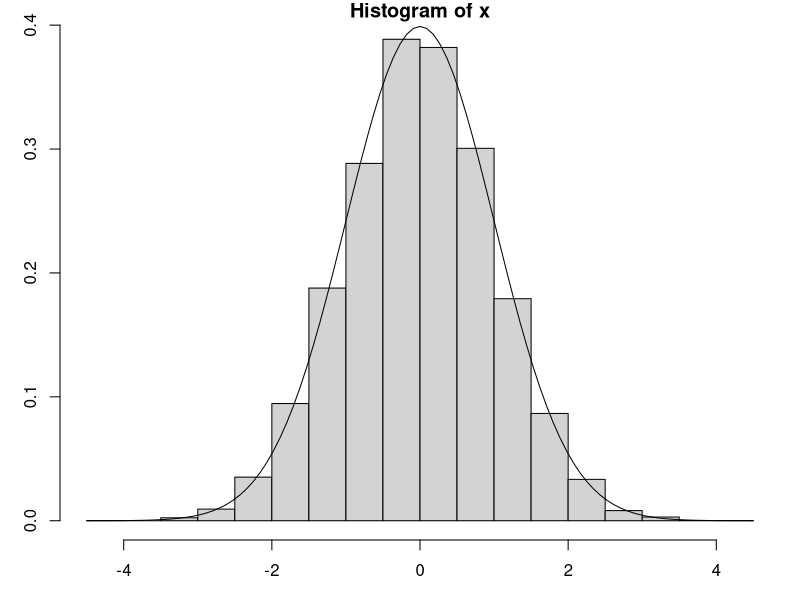

Generate this figure with R:
## ---- chunk 1
set.seed(42)
x <- rnorm(10000)
mean(x)
## ---- chunk 2
par(mar=c(3, 3, 1, 1))
hist(x, probability = TRUE)
curve(dnorm(x), add=TRUE)
